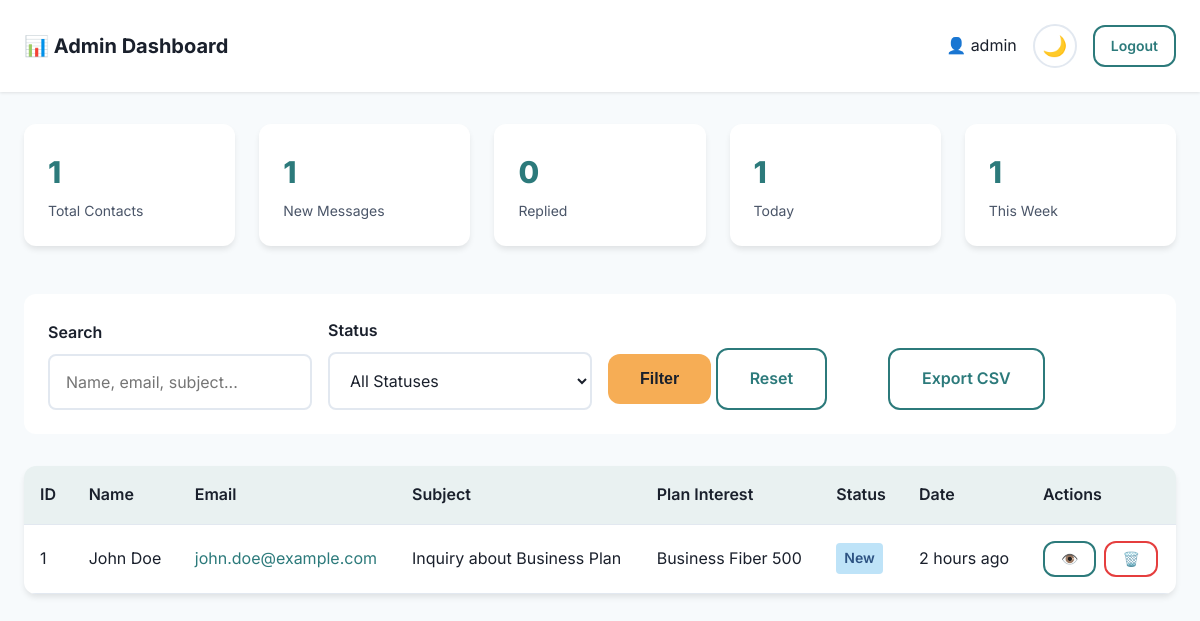
Page /admin/dashboard.php (signed in) on the committed database.
### tables this page shows
CREATE TABLE `contacts` (
  `id` INT UNSIGNED NOT NULL AUTO_INCREMENT,
  `name` VARCHAR(100) NOT NULL COMMENT 'Contact person full name',
  `email` VARCHAR(150) NOT NULL COMMENT 'Contact email address',
  `phone` VARCHAR(20) DEFAULT NULL COMMENT 'Contact phone number',
  `subject` VARCHAR(200) NOT NULL COMMENT 'Message subject',
  `message` TEXT NOT NULL COMMENT 'Message content',
  `plan_interest` VARCHAR(100) DEFAULT NULL COMMENT 'Interested plan/offer',
  `ip_address` VARCHAR(45) NOT NULL COMMENT 'Submitter IP address (IPv4 or IPv6)',
  `user_agent` VARCHAR(255) DEFAULT NULL COMMENT 'Browser user agent',
  `status` ENUM('new', 'replied', 'closed') NOT NULL DEFAULT 'new' COMMENT 'Message status',
  `admin_notes` TEXT DEFAULT NULL COMMENT 'Internal notes from admin',
  `created_at` TIMESTAMP NOT NULL DEFAULT CURRENT_TIMESTAMP COMMENT 'Submission timestamp',
  `updated_at` TIMESTAMP NULL DEFAULT NULL ON UPDATE CURRENT_TIMESTAMP COMMENT 'Last update timestamp',
  PRIMARY KEY (`id`),
  INDEX `idx_email` (`email`),
  INDEX `idx_status` (`status`),
  INDEX `idx_created_at` (`created_at`),
  INDEX `idx_ip_address` (`ip_address`)
);

### src/auth.php (called while the page is built, shortened)
<?php
require_once __DIR__ . '/db.php';
function isLoggedIn()
{
    return isset($_SESSION['admin_logged_in']) && $_SESSION['admin_logged_in'] === true;
}
function getCurrentAdmin()
{
    $db = Database::getInstance();
    $sql = "SELECT id, username, email, full_name, last_login_at
            FROM admin_users
            WHERE id = :id
            LIMIT 1";
    return $db->queryOne($sql, ['id' => $_SESSION['admin_id']]);
}

### src/db.php (called while the page is built, shortened)
<?php
class Database
{
    private static $instance = null;
    private $connection;
    private function __construct()
    {
        try {
            $dsn = sprintf(
                'mysql:host=%s;dbname=%s;charset=%s',
                DB_HOST,
                DB_NAME,
                DB_CHARSET
            );
            $options = [
                PDO::ATTR_EMULATE_PREPARES => false,
                PDO::ATTR_ERRMODE => PDO::ERRMODE_EXCEPTION,
                PDO::ATTR_DEFAULT_FETCH_MODE => PDO::FETCH_ASSOC,
                PDO::ATTR_PERSISTENT => false,
                PDO::ATTR_TIMEOUT => 5,
            ];
            $this->connection = new PDO($dsn, DB_USER, DB_PASS, $options);
        } catch (PDOException $e) {
            error_log('Database connection failed: ' . $e->getMessage());
            if (DISPLAY_ERRORS) {
                die('Database connection error: ' . $e->getMessage());
            } else {
                die('Database connection error. Please contact the administrator.');
            }
        }
    }
    public static function getInstance()
    {
        if (self::$instance === null) {
            self::$instance = new self();
        }
        return self::$instance;
    }
    public function query($sql, $params = [])
    {
        try {
            $stmt = $this->connection->prepare($sql);
            $stmt->execute($params);
            return $stmt->fetchAll();
        } catch (PDOException $e) {
            error_log('Query error: ' . $e->getMessage() . ' | SQL: ' . $sql);
            throw $e;
        }
    }
    public function queryOne($sql, $params = [])
    {
        try {
            $stmt = $this->connection->prepare($sql);
            $stmt->execute($params);
            return $stmt->fetch();
        } catch (PDOException $e) {
            error_log('Query error: ' . $e->getMessage() . ' | SQL: ' . $sql);
            throw $e;
        }
    }
}

### src/functions.php (called while the page is built, shortened)
<?php
require_once __DIR__ . '/db.php';
function e($string)
{
    return htmlspecialchars($string, ENT_QUOTES, 'UTF-8');
}
function getContacts($filters = [], $page = 1, $per_page = ITEMS_PER_PAGE)
{
    $db = Database::getInstance();
    $where = [];
    $params = [];
    $where_sql = !empty($where) ? 'WHERE ' . implode(' AND ', $where) : '';
    $count_sql = "SELECT COUNT(*) as total FROM contacts $where_sql";
    $count_result = $db->queryOne($count_sql, $params);
    $total = $count_result['total'];
    $total_pages = ceil($total / $per_page);
    $offset = ($page - 1) * $per_page;
    $sql = "SELECT * FROM contacts
            $where_sql
            ORDER BY created_at DESC
            LIMIT :limit OFFSET :offset";
    $params['limit'] = $per_page;
    $params['offset'] = $offset;
    $contacts = $db->query($sql, $params);
    return [
        'contacts' => $contacts,
        'total' => $total,
        'page' => $page,
        'per_page' => $per_page,
        'total_pages' => $total_pages
    ];
}
function getContactStats()
{
    $db = Database::getInstance();
    $sql = "SELECT * FROM view_contact_stats LIMIT 1";
    return $db->queryOne($sql);
}
function timeAgo($datetime)
{
    $timestamp = strtotime($datetime);
    $diff = time() - $timestamp;
    if ($diff < 60) {
        return 'just now';
    } elseif ($diff < 3600) {
        $mins = floor($diff / 60);
        return $mins . ' minute' . ($mins > 1 ? 's' : '') . ' ago';
    } elseif ($diff < 86400) {
        $hours = floor($diff / 3600);
        return $hours . ' hour' . ($hours > 1 ? 's' : '') . ' ago';
    } elseif ($diff < 604800) {
        $days = floor($diff / 86400);
        return $days . ' day' . ($days > 1 ? 's' : '') . ' ago';
    } else {
        return date('M d, Y', $timestamp);
    }
}

### admin/dashboard.php (the view, shortened to what this page needs)
<?php
require_once __DIR__ . '/../src/db.php';
require_once __DIR__ . '/../src/auth.php';
require_once __DIR__ . '/../src/functions.php';
$admin = getCurrentAdmin();
$status_filter = $_GET['status_filter'] ?? '';
$search = $_GET['search'] ?? '';
$page = max(1, intval($_GET['page'] ?? 1));
$filters = [];
$result = getContacts($filters, $page);
$contacts = $result['contacts'];
$stats = getContactStats();
?>
<!DOCTYPE html>
<html lang="en">
<head>
    <link rel="stylesheet" href="../public/assets/css/style.css">
</head>
<body>
    <header class="admin-header">
        <div class="admin-header__container">
            <h1 class="admin-title">📊 Admin Dashboard</h1>
            <div class="admin-user">
                <span>👤 <?php echo e($admin['username']); ?></span>
                <button class="theme-toggle" aria-label="Toggle dark mode">
                    <span class="theme-toggle__icon">🌙</span>
                </button>
                <a href="?action=logout" class="btn btn--small btn--outline">Logout</a>
            </div>
        </div>
    </header>
    <div class="container container--wide">
        <div class="stats-grid">
            <div class="stat-card">
                <div class="stat-card__value"><?php echo e($stats['total_contacts'] ?? 0); ?></div>
                <div class="stat-card__label">Total Contacts</div>
            </div>
            <div class="stat-card">
                <div class="stat-card__value"><?php echo e($stats['new_contacts'] ?? 0); ?></div>
                <div class="stat-card__label">New Messages</div>
            </div>
            <div class="stat-card">
                <div class="stat-card__value"><?php echo e($stats['replied_contacts'] ?? 0); ?></div>
                <div class="stat-card__label">Replied</div>
            </div>
            <div class="stat-card">
                <div class="stat-card__value"><?php echo e($stats['today_contacts'] ?? 0); ?></div>
                <div class="stat-card__label">Today</div>
            </div>
            <div class="stat-card">
                <div class="stat-card__value"><?php echo e($stats['week_contacts'] ?? 0); ?></div>
                <div class="stat-card__label">This Week</div>
            </div>
        </div>
        <form method="GET" action="dashboard.php" class="filters">
            <div class="filters__group">
                <label for="search" class="form__label">Search</label>
                <input type="text" id="search" name="search" class="form__input" placeholder="Name, email, subject..."
                    value="<?php echo e($search); ?>">
            </div>
            <div class="filters__group">
                <label for="status_filter" class="form__label">Status</label>
                <select id="status_filter" name="status_filter" class="form__select">
                    <option value="">All Statuses</option>
                </select>
            </div>
            <div class="filters__group">
                <button type="submit" class="btn btn--primary">Filter</button>
                <a href="dashboard.php" class="btn btn--outline">Reset</a>
            </div>
            <div class="filters__group">
                <a href="?action=export&status_filter=<?php echo e($status_filter); ?>&search=<?php echo e($search); ?>"
                    class="btn btn--outline">
                    Export CSV
                </a>
            </div>
        </form>
        <div class="table-container">
            <?php if (empty($contacts)): ?>
                <div style="padding: var(--spacing-2xl); text-align: center; color: var(--text-secondary);">
                    No contacts found.
                </div>
            <?php else: ?>
                <table class="table">
                    <thead>
                        <tr>
                            <th>ID</th>
                            <th>Name</th>
                            <th>Email</th>
                            <th>Subject</th>
                            <th>Plan Interest</th>
                            <th>Status</th>
                            <th>Date</th>
                            <th>Actions</th>
                        </tr>
                    </thead>
                    <tbody>
                        <?php foreach ($contacts as $contact): ?>
                            <tr>
                                <td><?php echo e($contact['id']); ?></td>
                                <td><?php echo e($contact['name']); ?></td>
                                <td><a href="mailto:<?php echo e($contact['email']); ?>"><?php echo e($contact['email']); ?></a>
                                </td>
                                <td><?php echo e($contact['subject']); ?></td>
                                <td><?php echo e($contact['plan_interest'] ?? '-'); ?></td>
                                <td>
                                    <span class="badge badge--<?php echo e($contact['status']); ?>">
                                        <?php echo e(ucfirst($contact['status'])); ?>
                                    </span>
                                </td>
                                <td><?php echo e(timeAgo($contact['created_at'])); ?></td>
                                <td>
                                    <div class="actions">
                                        <button onclick="viewContact(<?php echo e($contact['id']); ?>)"
                                            class="btn btn--small btn--outline" title="View details">
                                            👁️
                                        </button>
                                        <button onclick="deleteContact(<?php echo e($contact['id']); ?>)"
                                            class="btn btn--small btn--outline" title="Delete"
                                            style="color: #E53E3E; border-color: #E53E3E;">
                                            🗑️
                                        </button>
                                    </div>
                                </td>
                            </tr>
                        <?php endforeach; ?>
                    </tbody>
                </table>
            <?php endif; ?>
        </div>
    </div>
</body>
</html>

### public/assets/css/style.css (style rules this page uses)
:root { --primary: #2C7A7B; --primary-dark: #234E52; --primary-light: #38B2AC; --accent: #F6AD55; --accent-dark: #DD6B20; --accent-light: #FBD38D; --bg-light: #F7FAFC; --bg-card: #FFFFFF; --text-primary: #1A202C; --text-secondary: #4A5568; --text-muted: #718096; --border-color: #E2E8F0; --shadow-sm: 0 1px 3px 0 rgba(0, 0, 0, 0.1); --shadow-md: 0 4px 6px -1px rgba(0, 0, 0, 0.1); --shadow-lg: 0 10px 15px -3px rgba(0, 0, 0, 0.1); --shadow-xl: 0 20px 25px -5px rgba(0, 0, 0, 0.1); --font-primary: 'Inter', -apple-system, BlinkMacSystemFont, 'Segoe UI', Roboto, sans-serif; --font-size-base: 16px; --font-size-sm: 0.875rem; --font-size-lg: 1.125rem; --font-size-xl: 1.25rem; --font-size-2xl: 1.5rem; --font-size-3xl: 1.875rem; --font-size-4xl: 2.25rem; --line-height-base: 1.6; --line-height-tight: 1.25; --spacing-xs: 0.25rem; --spacing-sm: 0.5rem; --spacing-md: 1rem; --spacing-lg: 1.5rem; --spacing-xl: 2rem; --spacing-2xl: 3rem; --spacing-3xl: 4rem; --radius-sm: 0.25rem; --radius-md: 0.5rem; --radius-lg: 0.75rem; --radius-xl: 1rem; --radius-full: 9999px; --transition-fast: 150ms ease; --transition-base: 250ms ease; --transition-slow: 350ms ease; --z-dropdown: 1000; --z-sticky: 1020; --z-fixed: 1030; --z-modal-backdrop: 1040; --z-modal: 1050; --z-popover: 1060; --z-tooltip: 1070; }
*, *::before, *::after { box-sizing: border-box; margin: 0; padding: 0; }
html { font-size: var(--font-size-base); scroll-behavior: smooth; }
body { font-family: var(--font-primary); font-size: var(--font-size-base); line-height: var(--line-height-base); color: var(--text-primary); background-color: var(--bg-light); transition: background-color var(--transition-base), color var(--transition-base); -webkit-font-smoothing: antialiased; -moz-osx-font-smoothing: grayscale; }
h1, h2, h3, h4, h5, h6 { font-weight: 700; line-height: var(--line-height-tight); margin-bottom: var(--spacing-md); color: var(--text-primary); }
h1 { font-size: var(--font-size-4xl); }
a { color: var(--primary); text-decoration: none; transition: color var(--transition-fast); }
.container { width: 100%; max-width: 1200px; margin: 0 auto; padding: 0 var(--spacing-lg); }
.container--wide { max-width: 1400px; }
.theme-toggle { background: none; border: 2px solid var(--border-color); border-radius: var(--radius-full); width: 44px; height: 44px; display: flex; align-items: center; justify-content: center; cursor: pointer; transition: all var(--transition-base); color: var(--text-primary); }
.theme-toggle__icon { font-size: 20px; }
.btn { display: inline-flex; align-items: center; justify-content: center; gap: var(--spacing-sm); padding: var(--spacing-md) var(--spacing-xl); font-size: var(--font-size-base); font-weight: 600; border-radius: var(--radius-lg); border: none; cursor: pointer; transition: all var(--transition-base); text-decoration: none; white-space: nowrap; }
.btn--primary { background-color: var(--accent); color: #1A202C; }
.btn--outline { background-color: transparent; color: var(--primary); border: 2px solid var(--primary); }
.btn--small { padding: var(--spacing-sm) var(--spacing-md); font-size: var(--font-size-sm); }
.form__label { display: block; margin-bottom: var(--spacing-sm); font-weight: 600; color: var(--text-primary); }
.form__input, .form__textarea, .form__select { width: 100%; padding: var(--spacing-md); border: 2px solid var(--border-color); border-radius: var(--radius-md); font-size: var(--font-size-base); font-family: inherit; color: var(--text-primary); background-color: var(--bg-card); transition: all var(--transition-fast); }

### rows in the picture
contacts: id "1", name "John Doe", email "john.doe@example.com", subject "Inquiry about Business Plan", plan_interest "Business Fiber 500", status "New", created_at "2 hours ago"

### other values in the picture
$admin['username'] "admin"
$stats['total_contacts'] "1"
$stats['new_contacts'] "1"
$stats['replied_contacts'] "0"
$stats['today_contacts'] "1"
$stats['week_contacts'] "1"
